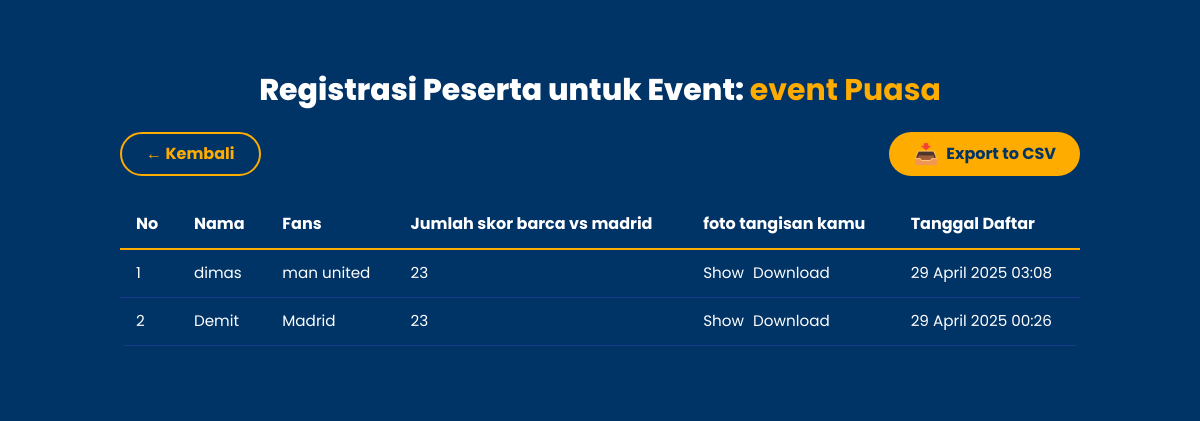
The page /admin/event/registrations.php?event_id=5 on the database its author committed.
### tables this page shows
CREATE TABLE `event` (
  `id` int(11) NOT NULL,
  `nama` varchar(255) NOT NULL,
  `deskripsi` text DEFAULT NULL,
  `tanggal` date DEFAULT NULL,
  `tempat` varchar(255) NOT NULL,
  `gambar` varchar(255) DEFAULT NULL,
  `status` enum('open','closed') NOT NULL DEFAULT 'open',
  `created_at` timestamp NOT NULL DEFAULT current_timestamp(),
  `updated_at` timestamp NOT NULL DEFAULT current_timestamp() ON UPDATE current_timestamp()
);

CREATE TABLE `event_form_field` (
  `id` int(11) NOT NULL,
  `event_id` int(11) NOT NULL,
  `nama_field` varchar(255) NOT NULL,
  `tipe_field` varchar(50) NOT NULL,
  `wajib` tinyint(1) DEFAULT 1
);

CREATE TABLE `peserta` (
  `id` int(11) NOT NULL,
  `event_id` int(11) NOT NULL,
  `data_peserta` longtext NOT NULL CHECK (json_valid(`data_peserta`)),
  `created_at` timestamp NOT NULL DEFAULT current_timestamp()
);

### admin/event/registrations.php (the view, shortened to what this page needs)
<?php
$root_path = dirname(dirname(dirname(__FILE__)));
include $root_path . '/config/db.php';
$event_id = intval($_GET['event_id']);
$event_query = mysqli_query($conn, "SELECT * FROM event WHERE id = '$event_id'");
$event = mysqli_fetch_assoc($event_query);
$registrations_query = mysqli_query($conn, "SELECT * FROM peserta WHERE event_id = '$event_id' ORDER BY created_at DESC");
$fields_query = mysqli_query($conn, "SELECT nama_field, tipe_field FROM event_form_field WHERE event_id = '$event_id' ORDER BY id ASC");
$fields = [];
while ($field = mysqli_fetch_assoc($fields_query)) {
    $fields[] = ['name' => $field['nama_field'], 'type' => $field['tipe_field']];
}
?>
<!DOCTYPE html>
<html lang="en">
<head>
  <script src="https://cdn.tailwindcss.com"></script>
</head>
<body>
  <main class="container">
    <h1 class="text-3xl font-extrabold mb-6 text-center">
      Registrasi Peserta untuk Event: <span><?php echo htmlspecialchars($event['nama']); ?></span>
    </h1>
    <div class="buttons-wrapper">
      <button class="btn-back" type="button" onclick="history.back()" title="Kembali">
        ← Kembali
      </button>
      <a href="export_csv.php?event_id=<?php echo $event_id; ?>" class="btn-export" title="Export to CSV">
        <span class="text-xl">📥</span>
        Export to CSV
      </a>
    </div>
    <div class="overflow-x-auto rounded-md">
      <?php if (mysqli_num_rows($registrations_query) === 0): ?>
        <p>Belum ada peserta yang mendaftar.</p>
      <?php else: ?>
        <table>
          <thead>
            <tr>
              <th>No</th>
              <?php foreach ($fields as $field): ?>
                <th><?php echo htmlspecialchars($field['name']); ?></th>
              <?php endforeach; ?>
              <th>Tanggal Daftar</th>
            </tr>
          </thead>
          <tbody>
            <?php
            function safe_htmlspecialchars($value) {
                return htmlspecialchars($value);
            }
            $no = 1;
            while ($row = mysqli_fetch_assoc($registrations_query)) {
                $data = json_decode($row['data_peserta'], true);
                echo "<tr>";
                echo "<td>" . $no++ . "</td>";
                foreach ($fields as $field) {
                    $field_name = $field['name'];
                    $field_type = $field['type'];
                    $value = $data[$field_name] ?? '-';
                    if ($field_type === 'file' && $value !== '-') {
                        $value_str = is_string($value) ? $value : json_encode($value);
                        $file_url_show = "/himsi/asset/uploads/" . safe_htmlspecialchars($value_str);
                        $file_url_download = "/himsi/admin/event/download.php?file=" . urlencode($value_str);
                        echo "<td>
                                <a href='" . $file_url_show . "' target='_blank'><button type='button'>Show</button></a>
                                <a href='" . $file_url_download . "' target='_blank' style='margin-left: 5px;'><button type='button'>Download</button></a>
                              </td>";
                    } else {
                        echo "<td>" . safe_htmlspecialchars($value) . "</td>";
                    }
                }
                echo "<td>" . date('d F Y H:i', strtotime($row['created_at'])) . "</td>";
                echo "</tr>";
            }
            ?>
          </tbody>
        </table>
      <?php endif; ?>
    </div>
  </main>
</body>
</html>

### admin/event/registrations.php (style rules this page uses)
body { font-family: "Poppins", sans-serif; background: #003366; min-height: 100vh; padding: 2rem; display: flex; justify-content: center; align-items: flex-start; color: white; }
.container { background: #003366; border-radius: 0; max-width: 700px; width: 100%; padding: 2.5rem 2rem 3rem; }
.btn-export { background: #ffac00; color: #003366; font-weight: 700; border-radius: 9999px; padding: 0.5rem 1.5rem; display: inline-flex; align-items: center; gap: 0.5rem; cursor: pointer; transition: background-color 0.3s ease; font-family: 'Poppins', sans-serif; font-size: 1rem; font-weight: 700; }
.btn-back { background: transparent; border: 2px solid #ffac00; color: #ffac00; font-weight: 700; border-radius: 9999px; padding: 0.5rem 1.5rem; display: inline-flex; align-items: center; gap: 0.5rem; cursor: pointer; font-family: 'Poppins', sans-serif; font-size: 1rem; font-weight: 700; transition: background-color 0.3s ease, color 0.3s ease; }
table { width: 100%; border-collapse: collapse; color: white; }
thead tr { border-bottom: 2px solid #ffac00; }
thead th { padding: 0.75rem 1rem; font-weight: 700; font-size: 1rem; text-align: left; color: white; }
tbody tr { border-bottom: 1px solid #1e3a8a; transition: background-color 0.3s ease; }
tbody td { padding: 0.75rem 1rem; font-size: 0.95rem; color: white; }
h1 span { color: #ffac00; font-weight: 700; }
.buttons-wrapper { display: flex; justify-content: space-between; margin-bottom: 1.5rem; }

### rows shown on the page
event: nama "event Puasa"
event_form_field: nama_field "Nama"
event_form_field: nama_field "Fans"
event_form_field: nama_field "Jumlah skor barca vs madrid"
event_form_field: nama_field "foto tangisan kamu"
peserta: data_peserta.nama_field "dimas", data_peserta.nama_field "man united", data_peserta.nama_field "23", created_at "29 April 2025 03:08"
peserta: data_peserta.nama_field "Demit", data_peserta.nama_field "Madrid", data_peserta.nama_field "23", created_at "29 April 2025 00:26"
